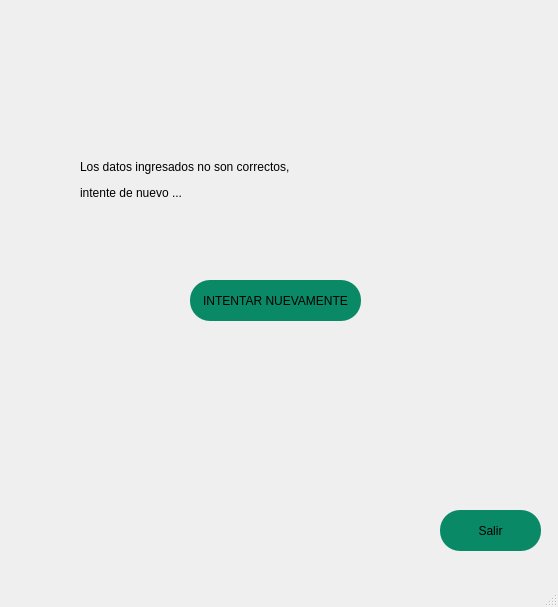
<?xml version="1.0" encoding="UTF-8"?>
<ui version="4.0">
 <class>MainWindow</class>
 <widget class="QMainWindow" name="MainWindow">
  <property name="geometry">
   <rect>
    <x>0</x>
    <y>0</y>
    <width>558</width>
    <height>607</height>
   </rect>
  </property>
  <property name="windowTitle">
   <string>MainWindow</string>
  </property>
  <property name="styleSheet">
   <string notr="true">QWidget#centralwidget{
background-image: url(c:/tvip/assets/Fondo-Login.png);
 background-repeat: no-repeat;
}</string>
  </property>
  <widget class="QWidget" name="centralwidget">
   <widget class="QLabel" name="label_2">
    <property name="geometry">
     <rect>
      <x>80</x>
      <y>140</y>
      <width>411</width>
      <height>81</height>
     </rect>
    </property>
    <property name="styleSheet">
     <string notr="true">font: 36pt &quot;MS Shell Dlg 2&quot;;
font: 16pt &quot;MS Shell Dlg 2&quot;;
color:white;
</string>
    </property>
    <property name="text">
     <string>&lt;html&gt;&lt;head/&gt;&lt;body&gt;&lt;p&gt;&lt;span style=&quot; color:#000000;&quot;&gt;Los datos ingresados no son correctos,&lt;/span&gt;&lt;/p&gt;&lt;p&gt;&lt;span style=&quot; color:#000000;&quot;&gt;intente de nuevo ...&lt;/span&gt;&lt;/p&gt;&lt;/body&gt;&lt;/html&gt;</string>
    </property>
   </widget>
   <widget class="QPushButton" name="salirButton">
    <property name="geometry">
     <rect>
      <x>440</x>
      <y>510</y>
      <width>101</width>
      <height>41</height>
     </rect>
    </property>
    <property name="styleSheet">
     <string notr="true">border-radius:20px;
background-color: rgb(10, 137, 103);
font: 75 11pt &quot;Bahnschrift Condensed&quot;;</string>
    </property>
    <property name="text">
     <string>Salir</string>
    </property>
   </widget>
   <widget class="QPushButton" name="intentarNuevamenteButton">
    <property name="geometry">
     <rect>
      <x>190</x>
      <y>280</y>
      <width>171</width>
      <height>41</height>
     </rect>
    </property>
    <property name="styleSheet">
     <string notr="true">border-radius:20px;
background-color: rgb(10, 137, 103);
font: 75 11pt &quot;Bahnschrift Condensed&quot;;</string>
    </property>
    <property name="text">
     <string>INTENTAR NUEVAMENTE</string>
    </property>
   </widget>
  </widget>
  <widget class="QMenuBar" name="menubar">
   <property name="geometry">
    <rect>
     <x>0</x>
     <y>0</y>
     <width>558</width>
     <height>21</height>
    </rect>
   </property>
  </widget>
  <widget class="QStatusBar" name="statusbar"/>
 </widget>
 <resources/>
 <connections/>
</ui>
